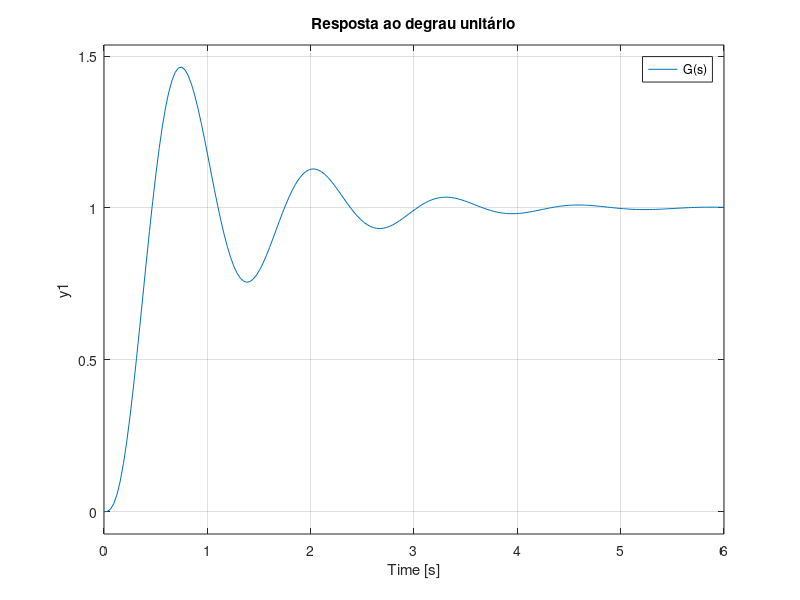

The MATLAB source for this figure:
%Laboratorio de Analise de Sistemas Lineares - Eng. Eletrica
%Pratica 04 - Funcao de Transferencia e Eq. de Diferencas
%24/11/2021
%Gabriel Arantes e Larissa Braga

%Questao 4
%%
clc
clear all
close all
 
SYS11 = tf([25],[1 2 25]);
hold on
step(SYS11)

%Item a
p3 = 0.5;
SYS12 = tf([p3],[1 p3]);
SYS13 = SYS11 * SYS12;
step(SYS13)

%Item b
p3 = 1;
SYS12 = tf([p3],[1 p3]);
SYS13 = SYS11 * SYS12;
step(SYS13)

%Item c
p3 = 2;
SYS12 = tf([p3],[1 p3]);
SYS13 = SYS11 * SYS12;
step(SYS13)

%Item d
p3 = 10;
SYS12 = tf([p3],[1 p3]);
SYS13 = SYS11 * SYS12;
step(SYS13)
 
hold off
title('Resposta ao degrau unitário')
legend('G(s)','G(s) com p3=0.5','G(s) com p3=1','G(s) com p3=2','G(s) com p3=10')
